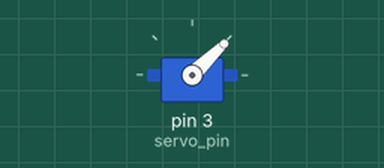
The sketch below on a simulated Arduino Uno, built with avr-gcc and run on an emulated ATmega328P. On the bench: servo. Random numbers use the default seed unless the sketch sets one.

Above: at 0.1 s.
At 7.6 s:
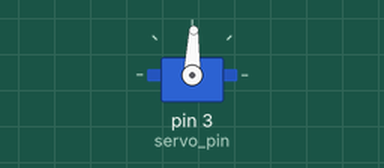
At 15.1 s:
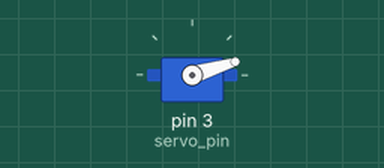
At 30.6 s:
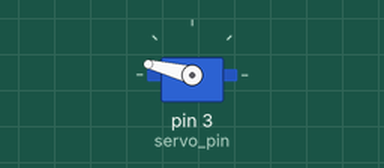
Timing chart, 0 to 40.0 s (numbered marks = the images above):
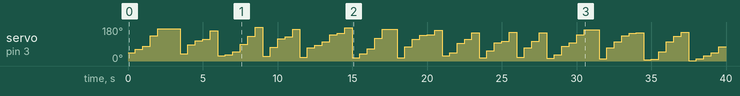

Measured:
- by itself, servo on pin 3 (servo_pin): 44° → 63° at 0.50 s, → 77° 0.50 s later, → 135° 0.50 s later, → 171° 0.50 s later, … (75 changes in this stretch)

The sketch:

05_servo.ino
```cpp
#include <Servo.h>

  int servo_pin = 3;
  Servo s;
  int count = 0;

void setup() {
  s.attach(servo_pin);
  s.write(0);
  randomSeed(analogRead(2));
}

void loop() {
  int randhold = random(60);
  count += randhold;

  if (count > 180) {
    count %= 180;
  }
  s.write(count);
  delay(500);
}
```
